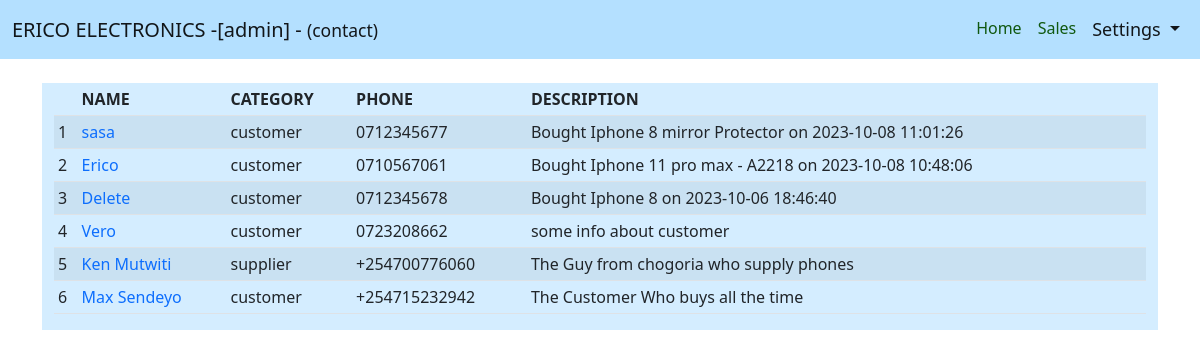
Screenshot of /contacts/ (signed in) with the database file from the repository.
### users/models.py (models this page shows, shortened)
class Contact(models.Model):
    CATEGORY_CHOICES = [
        ("customer", "Customer"),
        ("supplier", "Supplier")
    ]
    name = models.CharField(max_length=300)
    category = models.CharField(max_length=20, choices=CATEGORY_CHOICES)
    phone = models.CharField(max_length=13, unique=True)
    description = models.TextField(null=True, blank=True)

### website/views.py (the view)
# urls.py: path("contacts/", views.contact, name="contacts-page"),
@login_required
def contact(request):
    context = {
        "tab":"settings",
        "subtab":"contact",
        "contacts": Contact.objects.all().order_by("-id")
    }
    return render(request, "website/contacts.html", context)

### website/templates/website/contacts.html
{% extends 'website/extends/structure.html' %}
{% block structure %}
{% if contacts %}
<div class="contact row m-auto mt-4">
    <div class="col phone">
        <table class="table table-sm table-striped table-hover table-responsive">
            <thead>
                <tr>
                    <th></th>
                    <th>NAME</th>
                    <th>CATEGORY</th>
                    <th>PHONE</th>
                    <th>DESCRIPTION</th>
                </tr>
            </thead>
            <tbody>
                {% for contact in contacts %}
                <tr>
                    <td>{{ forloop.counter }}</td>
                    <td><a href="{% url 'contact-details' contact.id %}" class="text-decoration-none">{{ contact.name }}</a></td>
                    <td>{{ contact.category }}</td>
                    <td>{{ contact.phone }}</td>
                    <td>{{ contact.description }}</td>
                </tr>
                {% endfor %}
            </tbody>
        </table>
    </div>
</div>
{% else %}
    <center>No Contacts Available</center>
{% endif %}
{% endblock structure %}

### website/templates/website/includes/navbar.html (shortened to what this page needs)
<nav class="navbar navbar-expand-lg bg-body-tertiary" style="background-color: #b4e0ff;">
    <div class="container-fluid">
        <a class="navbar-brand" href="{% url 'home-page' %}"><span class="h5">ERICO ELECTRONICS -[{{ user }}] {% if subtab %}
            - <small>({{ subtab }})</small>
        {% endif %} </span></a>
        <div class="collapse navbar-collapse" id="navbarSupportedContent">
            <ul class="navbar-nav mb-2 mb-lg-0">
                <li class="nav-item">
                    <a class="nav-link {% if tab == 'home' %}active{% endif %}
                    " aria-current="page" href="{% url 'home-page' %}">Home</a>
                </li>
                <li class="nav-item">
                    <a class="nav-link {% if tab == 'sales' %}active{% endif %}
                    " aria-current="page" href="{% url 'sales-page' %}">Sales</a>
                </li>
                <li class="nav-item dropdown">
                    <a class="nav-link dropdown-toggle {% if tab == 'settings' %}active{% endif %}" href="#" role="button" data-bs-toggle="dropdown"
                        aria-expanded="false" >
                        Settings
                    </a>
                </li>
            </ul>
        </div>
    </div>
</nav>

### website/static/website/style.css (style rules this page uses)
.nav-link { color: rgb(16, 88, 16); }
.nav-link.active { font-size: large; }
.phone { background-color: #b4e0ff90; }

### rows the page displays
Contact: name "sasa", category "customer", phone "0712345677", description "Bought Iphone 8 mirror Protector on 2023-10-08 11:01:26"
Contact: name "Erico", category "customer", phone "0710567061", description "Bought Iphone 11 pro max - A2218 on 2023-10-08 10:48:06"
Contact: name "Delete", category "customer", phone "0712345678", description "Bought Iphone 8 on 2023-10-06 18:46:40"
Contact: name "Vero", category "customer", phone "0723208662", description "some info about customer"
Contact: name "Ken Mutwiti", category "supplier", phone "+254700776060", description "The Guy from chogoria who supply phones"
Contact: name "Max Sendeyo", category "customer", phone "+254715232942", description "The Customer Who buys all the time"

### other values shown
{{ user }} "admin"
{{ subtab }} "contact"
